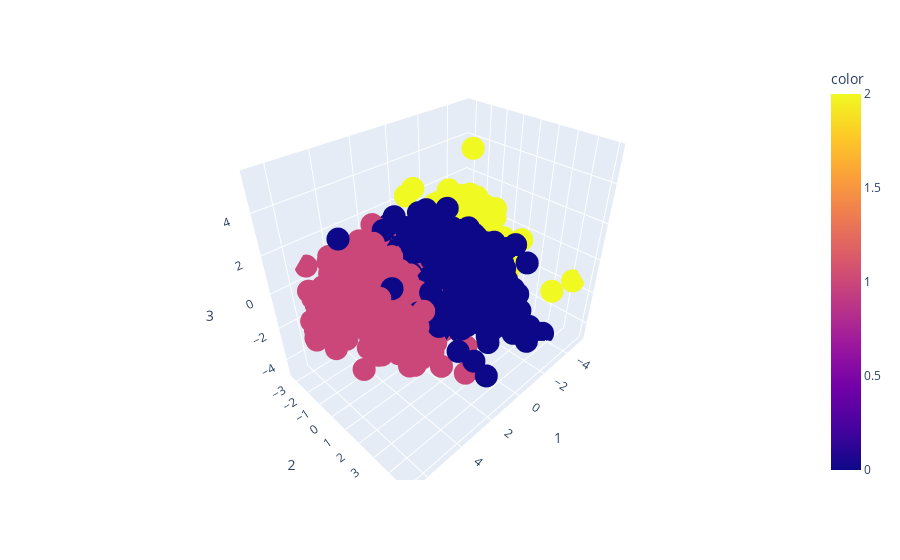

Here is the notebook cell this chart was saved with:
### Markdown cell above
#### Visualizing and Labeling All the Clusters

### Code cell
fig = px.scatter_3d(pca_comps, x="pca0", y="pca1", z="pca2", color=kmeans.labels_)

# Customize the plot
fig.update_layout(scene=dict(xaxis_title="1", yaxis_title="2", zaxis_title="3"))
fig.show()

### Figure 1 — Plotly figure (JSON) as saved in the notebook; plotly's stock layout.template omitted (floating-point values rounded to 4 significant figures; data arrays with more than 128 entries replaced by an {"elided": "..."} marker saying what was removed)
{"data": [{"hovertemplate": "pca0=%{x}<br>pca1=%{y}<br>pca2=%{z}<br>color=%{marker.color}<extra></extra>", "legendgroup": "", "marker": {"color": {"elided": "2240 int values"}, "coloraxis": "coloraxis", "symbol": "circle"}, "mode": "markers", "name": "", "scene": "scene", "showlegend": false, "type": "scatter3d", "x": {"elided": "2240 float values"}, "y": {"elided": "2240 float values"}, "z": {"elided": "2240 float values"}}], "layout": {"coloraxis": {"colorbar": {"title": {"text": "color"}}, "colorscale": [[0, "#0d0887"], [0.1111, "#46039f"], [0.2222, "#7201a8"], [0.3333, "#9c179e"], [0.4444, "#bd3786"], [0.5556, "#d8576b"], [0.6667, "#ed7953"], [0.7778, "#fb9f3a"], [0.8889, "#fdca26"], [1, "#f0f921"]]}, "legend": {"tracegroupgap": 0}, "margin": {"t": 60}, "scene": {"domain": {"x": [0, 1], "y": [0, 1]}, "xaxis": {"title": {"text": "1"}}, "yaxis": {"title": {"text": "2"}}, "zaxis": {"title": {"text": "3"}}}}}
